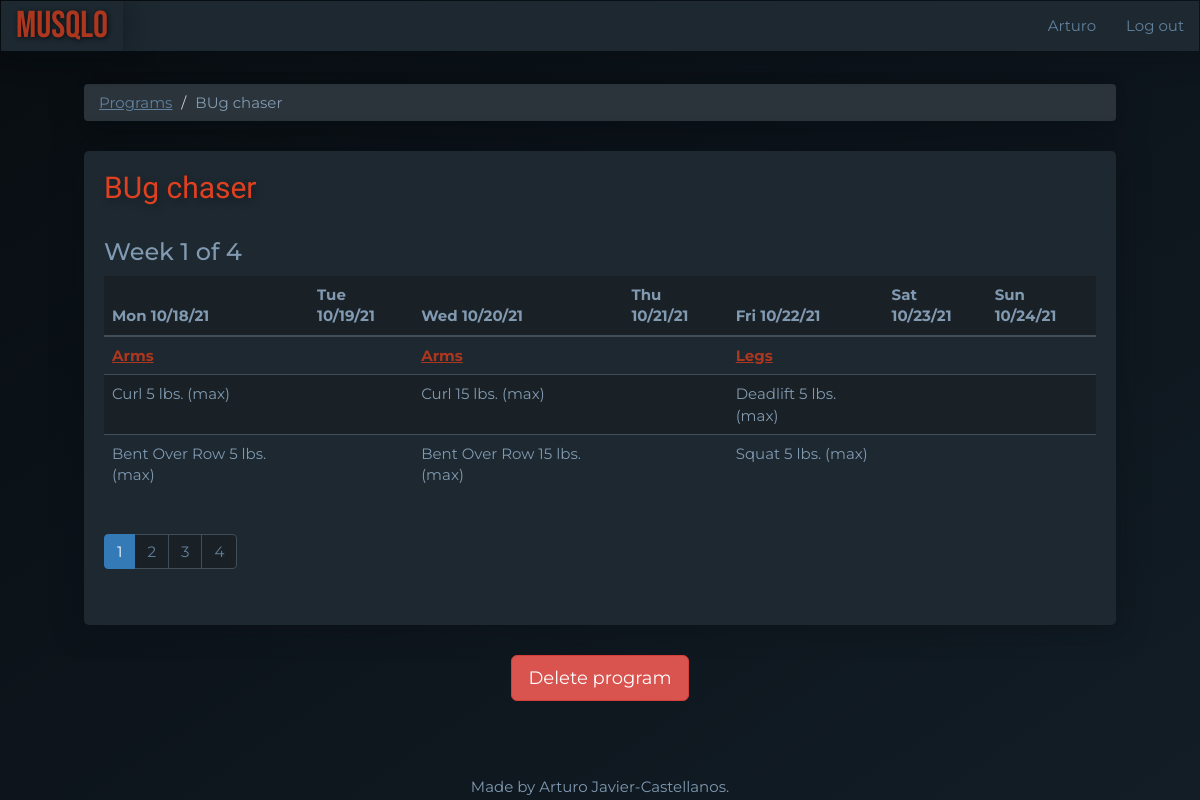
/programs/2/week/1 (signed in), run on the app's committed database.
### main.py (models this page shows)
class User(UserMixin, db.Model):
    __tablename__ = "users"
    id = Column(Integer, primary_key=True)
    email = Column(String(100), unique=True)
    password = Column(String(100))
    name = Column(String(100))
    program_templates = relationship("ProgramTemplate", back_populates="user")
    programs = relationship("Program", back_populates="user")

class Program(db.Model):
    __tablename__ = "programs"
    id = Column(Integer, primary_key=True)
    user_id = Column(Integer, ForeignKey("users.id"))
    user = relationship("User", back_populates="programs")
    name = Column(String(200), nullable=False)
    weeks = Column(Integer, nullable=False)
    workouts = relationship("Workout", back_populates="parent_program")

class Workout(db.Model):
    __tablename__ = "workouts"
    id = Column(Integer, primary_key=True)
    name = Column(String(200), nullable=False)
    week = Column(Integer, nullable=False)
    date = Column(Date, nullable=False)
    program_id = Column(Integer, ForeignKey("programs.id"))
    parent_program = relationship("Program", back_populates="workouts")
    exercises = relationship("Exercise", back_populates="parent_workout")

### main.py (the view)
@app.route("/programs/<int:program_id>/week/<int:week>", methods=["GET", "POST"])
@protect_program_week
def show_program(program_id, week):
    current_program = Program.query.get(program_id)
    earliest_workout = Workout.query.filter_by(parent_program=current_program, week=week).order_by(
        Workout.date).first()
    first_day_of_week = earliest_workout.date
    while first_day_of_week.weekday() != 0:
        first_day_of_week -= timedelta(1)
    days_of_the_week = [(first_day_of_week + timedelta(num)).strftime("%a %m/%d/%y") for num in range(7)]
    most_workouts_in_one_day = 0
    daily_workouts = []
    for day in range(7):
        workouts = [workout for workout in current_program.workouts if workout.week == week and workout.date.weekday() == day]
        if len(workouts) > most_workouts_in_one_day:
            most_workouts_in_one_day = len(workouts)
        daily_workouts.append(workouts)
    workout_layers = []
    for num in range(most_workouts_in_one_day):
        workout_layer = []
        for workouts in daily_workouts:
            try:
                new_workout = workouts[num]
            except IndexError:
                workout_layer.append(0)
            else:
                workout_layer.append(new_workout)
        workout_layers.append(workout_layer)
    exercise_layers = []
    for workout_layer in workout_layers:
        most_exercises_in_layer = 0
        for element in workout_layer:
            if isinstance(element, Workout):
                if len(element.exercises) > most_exercises_in_layer:
                    most_exercises_in_layer = len(element.exercises)
        exercise_layer = []
        for row_number in range(most_exercises_in_layer):
            row = []
            for day_number in range(7):
                element = workout_layer[day_number]
                if isinstance(element, Workout):
                    try:
                        new_exercise = element.exercises[row_number]
                    except IndexError:
                        row.append(0)
                    else:
                        exercise_weights = [set.weight for set in new_exercise.sets]
                        row.append(f"{new_exercise.type} {max(exercise_weights)} lbs. (max)")
                else:
                    row.append(0)
            exercise_layer.append(row)
        exercise_layers.append(exercise_layer)
    return render_template("show-program.html",
                           days_of_the_week=days_of_the_week,
                           program=current_program,
                           weeks=current_program.weeks,
                           current_week=week,
                           workout_layers=workout_layers,
                           exercise_layers=exercise_layers
                           )

### main.py (called while the page is built)
@login_manager.user_loader
def load_user(user_id):
    try:
        return User.query.get(int(user_id))
    except ValueError:
        return None

def protect_program_week(f):
    @wraps(f)
    def decorated_function(program_id, week, *args, **kwargs):
        requested_program = Program.query.get(program_id)
        if requested_program.user_id != current_user.id:
            return abort(403)
        return f(program_id, week, *args, **kwargs)
    return decorated_function

### templates/show-program.html
{% extends 'bootstrap/base.html' %}
{% block content %}
{% include "header.html" %}
<ol class="breadcrumb">
  <li><a href="{{url_for('dashboard')}}">Programs</a></li>
  <li class="active">{{program.name}}</li>
</ol>
<div class="card">
    <h2 class="card-title">{{ program.name }}</h2>
    <h3>Week {{ current_week }} of {{ weeks }}</h3>
    <div class="table-responsive">
    <table class="table">
        <thead>
            <tr>
                {% for day in days_of_the_week: %}
                <th>{{day}}</th>
                {% endfor %}
            </tr>
        </thead>
        <tbody>
        {% for n in range(workout_layers|length):%}
            <tr>
                {% for element in workout_layers[n]: %}
                    {% if element is integer: %}
                        <td></td>
                    {% else: %}
                        <td><a href=" {{ url_for('show_workout', workout_id=element.id) }}"><b>{{element.name}}</b></a></td>
                    {% endif %}
                {% endfor %}
            </tr>
            {% for row in exercise_layers[n]:%}
                <tr>
                    {% for cell in row %}
                         {% if cell is integer: %}
                            <td></td>
                        {% else: %}
                            <td>{{cell}}</td>
                        {% endif %}
                    {% endfor %}
                </tr>
            {% endfor %}
        {% endfor %}
        </tbody>
    </table>
    </div>
    <nav aria-label="Pagination">
      <ul class="pagination">
        {% for week in range(1, (weeks + 1)): %}
          {% if week == current_week %}
            <li class="page-item active"><a class="page-link" href="{{url_for('show_program', program_id=program.id, week=week)}}">{{ week }}</a></li>
          {% else: %}
            <li class="page-item"><a class="page-link" href="{{url_for('show_program', program_id=program.id, week=week)}}">{{ week }}</a></li>
          {% endif %}
        {% endfor %}
      </ul>
    </nav>
</div>
<div class="text-center">
    <a href="{{url_for('delete_program', program_id=program.id)}}" class="btn btn-danger btn-lg" role="button">Delete program</a>
</div>
{% include "footer.html" %}
{% endblock %}

### templates/header.html (shortened to what this page needs)
<!DOCTYPE html>
<html lang="en">
<head>
    <link href="{{ url_for('static', filename='css/styles.css')}}" rel="stylesheet">
</head>
<body>
<div id="wrap">
<nav class="navbar navbar-inverted" role="navigation">
  <div class="navbar-header">
    <a class="navbar-brand" href="{{url_for('home')}}">MUSQLO</a>
  </div>
  <div class="collapse navbar-collapse" id="navbar-links">
  <ul class="nav navbar-nav navbar-right">
    {% if current_user.is_authenticated: %}
    <li><a href="{{url_for('user')}}">{{ current_user.name }}</a></li>
    <li><a href="{{url_for('logout')}}">Log out</a></li>
    {% else: %}
    <li><a href="{{ url_for('home',_anchor='login') }}">Log in</a></li>
    <li><a href="{{ url_for('register') }}">Register</a></li>
    {% endif %}
  </ul>
  </div>
</nav>
<div id="main">
<div class="container-fluid">

### static/css/styles.css (style rules this page uses)
body { font-family: 'Montserrat', sans-serif; font-size: 1.5rem; color: #819ab1; background: linear-gradient(to bottom right, #080d11, #121d26) fixed; }
.container-fluid { padding: 1% 7%; }
.card { background-color: #1d2830; border-radius: 5px; box-shadow: 0px 0 30px rgba(8, 13, 17, 0.5); padding: 0 20px 30px; margin-bottom: 30px; }
.breadcrumb { background-color: #2b343b; box-shadow: 0px 0 30px rgba(8, 13, 17, 0.5); margin-bottom: 30px; }
.breadcrumb > .active { font-family: 'Montserrat', sans-serif; color: #819ab1; }
.breadcrumb a { color: #61819e; text-decoration: underline; }
.card-title { font-family: 'Cairo', sans-serif; font-size: 3rem; color: #df4020; padding: 20px 0 15px; margin: 0 0 8px 0; text-shadow: 2px 3px 8px rgba(0, 0, 0, .3); }
.navbar-collapse { font-family: 'Montserrat', sans-serif; background-color: #1d2830; box-shadow: 0px 0 30px rgba(8, 13, 17, 0.5); }
.navbar-collapse a { color: #61819e; }
.navbar-header { font-family: 'Montserrat', sans-serif; background-color: #1d2830; box-shadow: 0px 0 30px rgba(8, 13, 17, 0.5); }
.navbar-header a { color: #61819e; }
.navbar-inverted > .navbar-header > .navbar-brand { font-family: 'Bebas Neue', cursive; color: #ad361f; font-size: 2.5em; text-shadow: 1px 1px 5px rgba(0, 0, 0, .7); }
.table tr:nth-child(even) td { background-color: #1a2126; }
.table > thead > tr > th { background-color: #1a2126; border-bottom: 2px solid #404e59; border-top: 0; }
.table > tbody > tr > td { border-color: #404e59; }
.table a { color: #ad361f; text-decoration: underline; }
.pagination > li > a { color: #61819e; background-color: #1a2126; border: 1px solid #404e59; }
html, body { height: 100%; }
#wrap { min-height: 100%; }
#main { overflow:auto; padding-bottom: 2%; }

### data on the page
User: name "Arturo"
Program: name "BUg chaser"
Workout: name "Arms"
Workout: name "Arms"
Workout: name "Legs"

### other printed values
{{ current_week }} "1"
{{ weeks }} "4"
{{ day }} "Mon 10/18/21" "Tue 10/19/21" "Wed 10/20/21" "Thu 10/21/21" "Fri 10/22/21" "Sat 10/23/21" "Sun 10/24/21"
{{ cell }} "Curl 5 lbs. (max)" "Curl 15 lbs. (max)" "Deadlift 5 lbs. (max)" "Bent Over Row 5 lbs. (max)" "Bent Over Row 15 lbs. (max)" "Squat 5 lbs. (max)"
{{ week }} "1"
{{ week }} "2" "3" "4"
